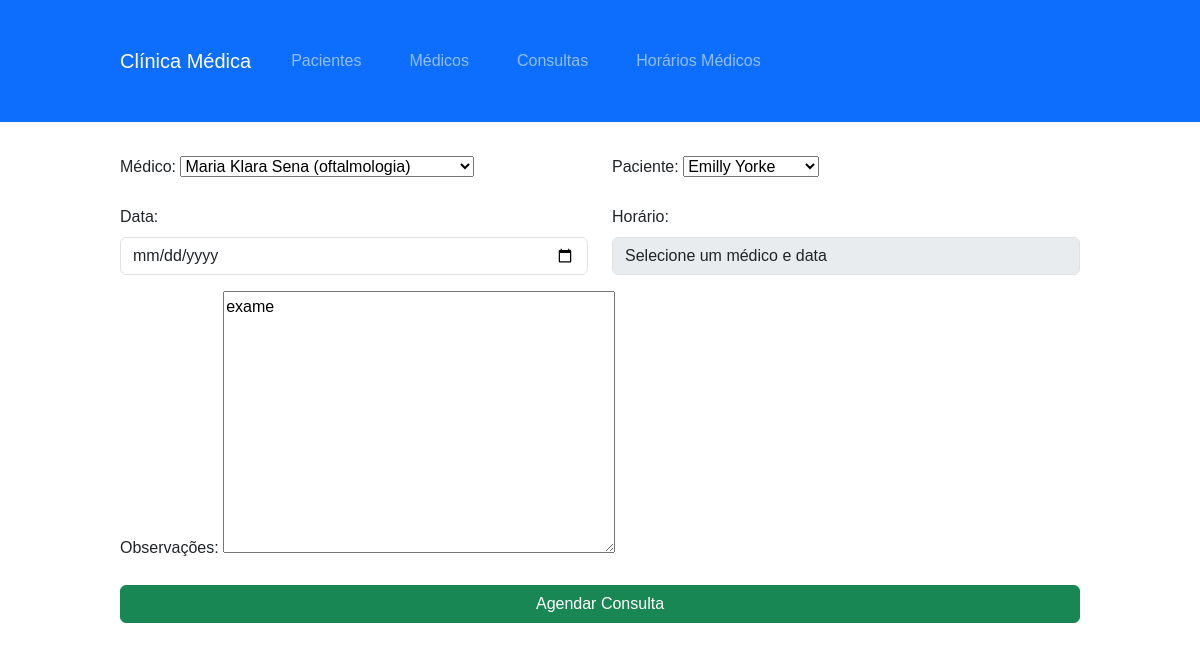
Screenshot of /consultas/1/editar/ with the database file from the repository.
### agendamento/models.py (models this page shows, shortened)
class Consulta(models.Model):
    paciente = models.ForeignKey('Paciente', on_delete=models.CASCADE)
    medico = models.ForeignKey('Medico', on_delete=models.CASCADE)
    data_hora = models.DateTimeField()
    observacoes = models.TextField(blank=True, null=True)
    class Meta:
        unique_together = ('medico', 'data_hora')

### agendamento/views.py (the view, shortened to what this page needs)
# urls.py: path('consultas/<int:pk>/editar/', views.ConsultaUpdateView.as_view(), name='consulta-update'),
class ConsultaUpdateView(UpdateView):
    model = Consulta
    form_class = ConsultaForm
    template_name = 'agendamento/consulta_form.html'
    success_url = reverse_lazy('consulta_list')

### agendamento/forms.py (shortened to what this page needs)
class ConsultaForm(forms.ModelForm):
    data = forms.DateField(widget=forms.DateInput(attrs={'type': 'date'}))
    horario = forms.CharField(widget=forms.HiddenInput())
    class Meta:
        model = Consulta
        fields = ['medico', 'paciente', 'data_hora', 'observacoes']
    def __init__(self, *args, **kwargs):
        super().__init__(*args, **kwargs)
        if self.instance.pk:
            self.fields['data'].initial = self.instance.data_hora.date()
            self.fields['horario'].initial = self.instance.data_hora.time()

### agendamento/models.py (called while the page is built)
    def __str__(self):
        return self.nome

    def __str__(self):
        return f"{self.nome} ({self.especialidade})"

### agendamento/templates/agendamento/consulta_form.html (shortened to what this page needs)
{% extends 'agendamento/base.html' %}
{% block content %}
<form method="post" id="consultaForm">
    <div class="row mb-3">
        <div class="col-md-6">
            <label for="id_medico" class="form-label">Médico:</label>
            {{ form.medico }}
        </div>
        <div class="col-md-6">
            <label for="id_paciente" class="form-label">Paciente:</label>
            {{ form.paciente }}
        </div>
    </div>
    <div class="row mb-3">
        <div class="col-md-6">
            <label for="id_data" class="form-label">Data:</label>
            <input type="date" id="id_data" name="data" class="form-control" required>
        </div>
        <div class="col-md-6">
            <label for="id_horario" class="form-label">Horário:</label>
            <select id="id_horario" name="horario" class="form-control" required disabled>
                <option value="">Selecione um médico e data</option>
            </select>
        </div>
    </div>
    <div class="mb-3">
        <label for="id_observacoes" class="form-label">Observações:</label>
        {{ form.observacoes }}
    </div>
    <div class="d-grid">
        <button type="submit" class="btn btn-success">Agendar Consulta</button>
    </div>
</form>
{% endblock %}

### agendamento/templates/agendamento/base.html (style rules this page uses)
body { font-family: Arial, sans-serif; margin: 0; padding: 0; line-height: 1.6; }
button { background: #0078d7; color: white; border: none; padding: 0.5rem 1rem; cursor: pointer; }

### rows the page displays
Consulta: medico "Maria Klara Sena (oftalmologia)", paciente "Emilly Yorke", observacoes "exame"
